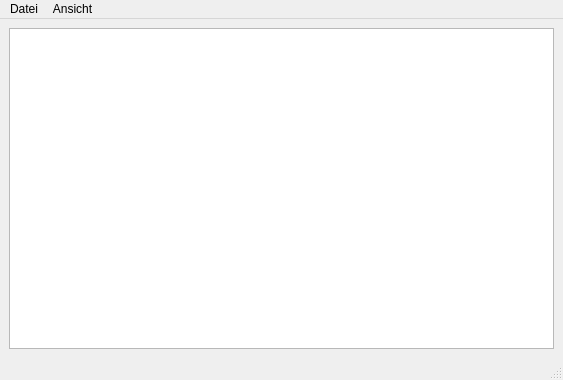
<?xml version="1.0" encoding="UTF-8"?>
<ui version="4.0">
 <class>DiagrammFenster</class>
 <widget class="QMainWindow" name="DiagrammFenster">
  <property name="geometry">
   <rect>
    <x>0</x>
    <y>0</y>
    <width>563</width>
    <height>380</height>
   </rect>
  </property>
  <property name="windowTitle">
   <string>Punkte::Diagramm</string>
  </property>
  <widget class="QWidget" name="centralwidget">
   <layout class="QGridLayout" name="gridLayout">
    <item row="0" column="0">
     <widget class="QGraphicsView" name="DiagrammView"/>
    </item>
   </layout>
  </widget>
  <widget class="QMenuBar" name="menubar">
   <property name="geometry">
    <rect>
     <x>0</x>
     <y>0</y>
     <width>563</width>
     <height>19</height>
    </rect>
   </property>
   <widget class="QMenu" name="menuDatei">
    <property name="title">
     <string>Datei</string>
    </property>
    <addaction name="actionSchlie_en"/>
   </widget>
   <widget class="QMenu" name="menuAnsicht">
    <property name="title">
     <string>Ansicht</string>
    </property>
    <addaction name="actionHilfs_Lienien_anzeigen"/>
    <addaction name="actionEinzelBl_tter"/>
    <addaction name="actionWoche"/>
   </widget>
   <addaction name="menuDatei"/>
   <addaction name="menuAnsicht"/>
  </widget>
  <widget class="QStatusBar" name="statusbar"/>
  <action name="actionSchlie_en">
   <property name="text">
    <string>Schließen</string>
   </property>
  </action>
  <action name="actionHilfs_Lienien_anzeigen">
   <property name="checkable">
    <bool>true</bool>
   </property>
   <property name="text">
    <string>Hilfs Lienien anzeigen</string>
   </property>
  </action>
  <action name="actionEinzelBl_tter">
   <property name="checkable">
    <bool>true</bool>
   </property>
   <property name="text">
    <string>EinzelBlätter anzeigen</string>
   </property>
   <property name="toolTip">
    <string>&lt;html&gt;&lt;head/&gt;&lt;body&gt;&lt;p&gt;&lt;span style=&quot; font-weight:600;&quot;&gt;EinzelBlätter anzeigen&lt;/span&gt;&lt;/p&gt;&lt;p&gt;Zeigt den Prozentualen verlauf der Einzelnen Übungsblätter&lt;/p&gt;&lt;/body&gt;&lt;/html&gt;</string>
   </property>
  </action>
  <action name="actionWoche">
   <property name="checkable">
    <bool>true</bool>
   </property>
   <property name="text">
    <string>Woche</string>
   </property>
  </action>
 </widget>
 <resources/>
 <connections/>
</ui>
